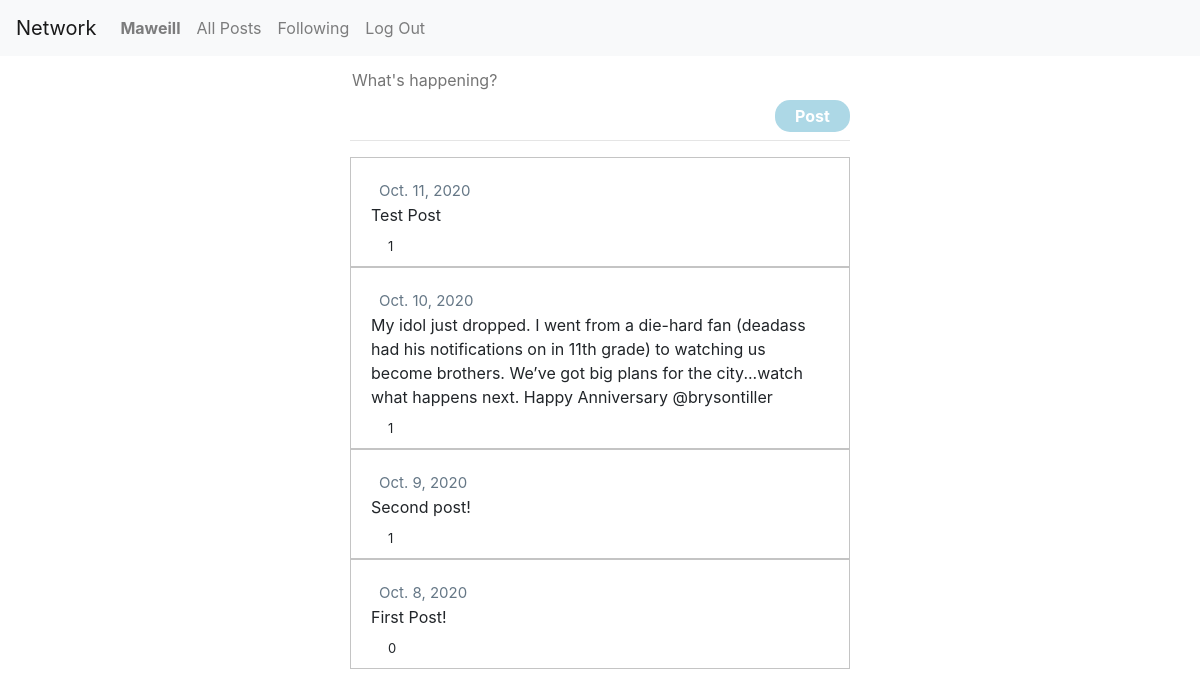
Page / (signed in) on the earlier database version.
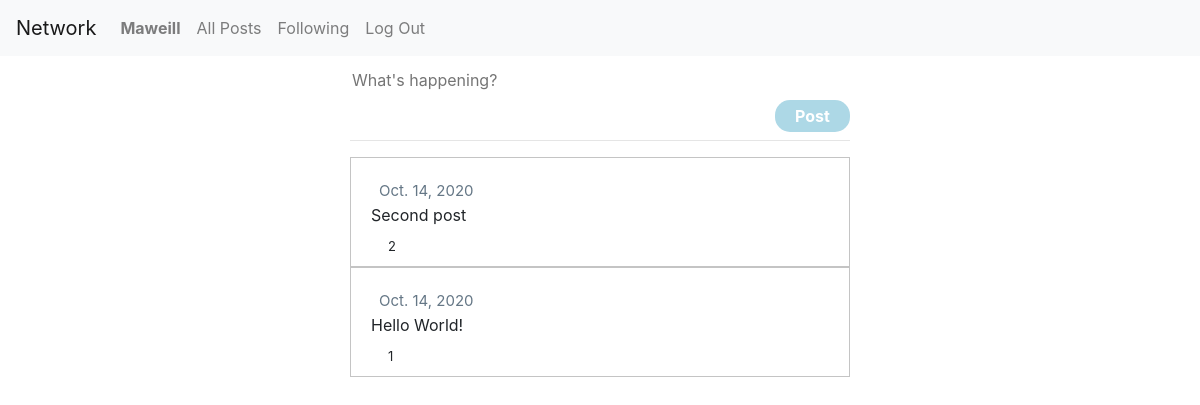
Same page on the later database version.
### network/models.py (models this page shows, shortened)
class Post(models.Model):
	user = models.ForeignKey(User, on_delete=models.CASCADE, related_name="posts")
	text = models.TextField(max_length=280)
	liked = models.ManyToManyField(User, blank=True, related_name="post_liked")
	created = models.DateTimeField(auto_now_add=True)

### network/views.py (the view)
# urls.py: path("", views.index, name="index"),
def index(request):
    posts = Post.objects.all().order_by("-created")
    now_date = datetime.now()
    return render(request, "network/index.html", {
        "posts": posts,
        })

### network/templates/network/index.html (shortened to what this page needs)
{% extends "network/layout.html" %}
{% load static %}
{% block body %}
	<div id="new-post" onload="init();">
		<form id="create-post">
			<textarea id="new-post-content" name="content" placeholder="What's happening?" rows="1" autofocus></textarea><br>
			<button id="new-post-btn" type="submit">Post</button>
		</form>
	</div>
	<br><hr>
    {% for post in posts %}
    	<div class="post">
    		<p class="post-info"><a id="post-user" href="{% url 'profile' post.user %}">{{ post.user }}</a>  <span id="post-created">{{ post.created.date }}</span></p>
    		<p class="post-content">{{ post.text }}</p>
    		{% if user.is_authenticated %}
    			<div class="heart" tabindex="-1"></div>
    		{% else %}
    			<a href="/login"><div class="heart" tabindex="-1"></div></a>
    		{% endif %}
    		<p class="post-liked">{{ post.liked.all.count }}</p>
    	</div>
    {% endfor %}
{% endblock %}

Differences in the rows shown:
removed Post: created "Oct. 11, 2020", text "Test Post", liked.all.count "1"
removed Post: created "Oct. 10, 2020", text "My idol just dropped. I went from a die-hard fan (deadass had his notifications on in 11th grade) to watching us become brothers. We’ve got big plans for the city...watch what happens next. Happy Anniversary @brysontiller", liked.all.count "1"
removed Post: created "Oct. 9, 2020", text "Second post!", liked.all.count "1"
removed Post: created "Oct. 8, 2020", text "First Post!", liked.all.count "0"
added Post: created "Oct. 14, 2020", text "Second post", liked.all.count "2"
added Post: created "Oct. 14, 2020", text "Hello World!", liked.all.count "1"
